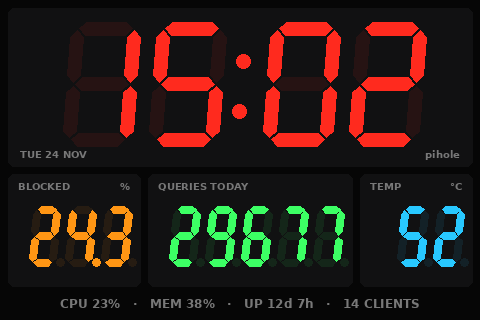

The Python source for this figure:
#!/usr/bin/env python3
"""Pi-hole LCD (480x320): seven-segment LEDs. Big red clock and LED readouts for blocked %, queries and temperature, unlit segments ghosted."""
import time, sqlite3, socket, psutil
from PIL import Image, ImageDraw, ImageFont
from datetime import datetime

# --- CONFIG ---
FB_DEV = "/dev/fb1"
WIDTH, HEIGHT = 480, 320
DB_PATH = "/etc/pihole/pihole-FTL.db"
UPDATE_INTERVAL = 4

# --- SYSTEM ---
def get_ip():
    try:
        s = socket.socket(socket.AF_INET, socket.SOCK_DGRAM)
        s.connect(("8.8.8.8", 80))
        ip = s.getsockname()[0]; s.close(); return ip
    except: return "N/A"

def get_hostname(): return socket.gethostname()

def get_temp():
    try: return int(open("/sys/class/thermal/thermal_zone0/temp").read()) / 1000
    except: return 0

def get_cpu(): return psutil.cpu_percent()

def get_mem(): return psutil.virtual_memory().percent

def get_uptime_short():
    """'12d 7h' when up for days, otherwise '7h 43m'."""
    try:
        t = int(float(open("/proc/uptime").read().split()[0]))
        d, h, m = t // 86400, (t // 3600) % 24, (t // 60) % 60
        return f"{d}d {h}h" if d else f"{h}h {m}m"
    except: return "N/A"

# --- PIHOLE ---
def get_stats():
    try:
        conn = sqlite3.connect(DB_PATH); c = conn.cursor()
        c.execute("""
        SELECT COUNT(*),
               SUM(CASE WHEN status=1 THEN 1 ELSE 0 END),
               SUM(CASE WHEN type=1 THEN 1 ELSE 0 END),
               MAX(timestamp)
        FROM queries
        WHERE timestamp >= strftime('%s','now','start of day');
        """)
        total, blocked, forwarded, last = c.fetchone()

        c.execute("SELECT COUNT(DISTINCT client) FROM queries WHERE timestamp >= strftime('%s','now','start of day');")
        clients = c.fetchone()[0]

        c.execute("""
        SELECT domain FROM queries
        WHERE status=1 AND timestamp >= strftime('%s','now','-1 day')
        GROUP BY domain
        ORDER BY MAX(timestamp) DESC
        LIMIT 7;
        """)
        last_blocked = [row[0] for row in c.fetchall()]
        conn.close()

        return {
            "total": total or 0,
            "blocked": blocked or 0,
            "forwarded": forwarded or 0,
            "blocked_pct": (blocked / total * 100) if total else 0,
            "forwarded_pct": (forwarded / total * 100) if total else 0,
            "clients": clients,
            "last": datetime.fromtimestamp(last).strftime("%H:%M") if last else "N/A",
            "last_blocked": last_blocked,
        }
    except Exception as e:
        print(e); return None

# --- HELPERS ---
def text(draw, x, y, s, c, f): draw.text((x, y), s, fill=c, font=f)

def text_w(draw, s, f): return draw.textbbox((0, 0), s, font=f)[2]

def text_right(draw, x, y, s, c, f): draw.text((x - text_w(draw, s, f), y), s, fill=c, font=f)

def text_center(draw, cx, y, s, c, f): draw.text((cx - text_w(draw, s, f) // 2, y), s, fill=c, font=f)

def fit(draw, s, f, maxw):
    """Trim s with an ellipsis so it fits maxw pixels."""
    if text_w(draw, s, f) <= maxw: return s
    while s and text_w(draw, s + "…", f) > maxw: s = s[:-1]
    return s + "…"

def panel(draw, box, fill, r=6):
    # rounded_rectangle needs Pillow >= 8.2; fall back to square corners
    if hasattr(draw, "rounded_rectangle"): draw.rounded_rectangle(box, radius=r, fill=fill)
    else: draw.rectangle(box, fill=fill)

# --- FONTS ---
FONT_PATH = "/usr/share/fonts/truetype/roboto/Roboto-Bold.ttf"
font_label = ImageFont.truetype(FONT_PATH, 10)
font_small = ImageFont.truetype(FONT_PATH, 12)

# --- SEVEN-SEGMENT DRAWING ---
# Digits are polygons, not a font, so they look like real LEDs at any size.
SEGMENTS = {
    "0": "abcdef", "1": "bc", "2": "abged", "3": "abgcd", "4": "fgbc",
    "5": "afgcd", "6": "afgedc", "7": "abc", "8": "abcdefg", "9": "abcdfg",
    "-": "g", " ": "",
}
SLANT = 0.08                     # italic lean, like most LED displays

def seg_polys(x, y, w, h, t):
    """The seven segment polygons of one digit cell, keyed a..g."""
    g = max(1, t // 5)
    xl, xr = x + t / 2, x + w - t / 2
    yt, ym, yb = y + t / 2, y + h / 2, y + h - t / 2
    def H(x0, x1, yc):
        return [(x0, yc), (x0 + t / 2, yc - t / 2), (x1 - t / 2, yc - t / 2),
                (x1, yc), (x1 - t / 2, yc + t / 2), (x0 + t / 2, yc + t / 2)]
    def V(xc, y0, y1):
        return [(xc, y0), (xc + t / 2, y0 + t / 2), (xc + t / 2, y1 - t / 2),
                (xc, y1), (xc - t / 2, y1 - t / 2), (xc - t / 2, y0 + t / 2)]
    polys = {
        "a": H(xl + g, xr - g, yt), "g": H(xl + g, xr - g, ym), "d": H(xl + g, xr - g, yb),
        "f": V(xl, yt + g, ym - g), "b": V(xr, yt + g, ym - g),
        "e": V(xl, ym + g, yb - g), "c": V(xr, ym + g, yb - g),
    }
    lean = lambda p: (p[0] + (y + h - p[1]) * SLANT, p[1])
    return {k: [lean(p) for p in v] for k, v in polys.items()}

_polys = {}                      # geometry cache: same cells every frame

def digit(draw, x, y, w, h, t, ch, on, off):
    key = (x, y, w, h, t)
    if key not in _polys: _polys[key] = seg_polys(x, y, w, h, t)
    lit = SEGMENTS.get(ch, "")
    for k, poly in _polys[key].items():
        draw.polygon(poly, fill=on if k in lit else off)

def dot(draw, x, y, r, color):
    draw.ellipse((x - r, y - r, x + r, y + r), fill=color)

def readout(draw, x_right, y, s, cells, w, h, t, gap, on, off):
    """Right-aligned LED number in `cells` digit cells; '.' lights a decimal point."""
    chars, points = [], set()
    for ch in s:
        if ch == "." and chars: points.add(len(chars) - 1)
        else: chars.append(ch)
    chars = [" "] * (cells - len(chars)) + chars[-cells:]
    shift = cells - len(s.replace(".", ""))
    points = {p + shift for p in points}
    x = x_right - cells * (w + gap) + gap
    for i, ch in enumerate(chars):
        digit(draw, x, y, w, h, t, ch, on, off)
        dot(draw, x + w + gap / 2, y + h - t / 2, t * 0.55, on if i in points else off)
        x += w + gap

# --- DRAW ---
BG    = (6, 6, 6)
PANEL = (17, 17, 18)
LABEL = (120, 120, 120)
RED   = (255, 42, 30)
AMBER = (255, 150, 20)
GREEN = (60, 255, 100)
CYAN  = (40, 200, 255)

def ghost(c, k=0.09):
    return tuple(int(v * k + b * (1 - k)) for v, b in zip(c, PANEL))

def lit_panel(draw, box, label, sub=""):
    panel(draw, box, PANEL)
    text(draw, box[0] + 10, box[1] + 6, label, LABEL, font_label)
    if sub: text_right(draw, box[2] - 10, box[1] + 6, sub, LABEL, font_label)

def draw_screen(stats):
    cpu, temp, mem = get_cpu(), get_temp(), get_mem()
    ALERT = cpu > 80 or temp > 70
    now = datetime.now()

    img = Image.new("RGB", (WIDTH, HEIGHT), BG)
    draw = ImageDraw.Draw(img)

    # clock: HH:MM (steady colon, so unchanged frames can be skipped)
    panel(draw, (8, 8, WIDTH - 8, 166), PANEL)
    W, Hh, T, GAP = 70, 124, 13, 16
    x0 = (WIDTH - (4 * W + 2 * GAP + 44)) // 2
    hh, mm = now.strftime("%H"), now.strftime("%M")
    off = ghost(RED)
    for i, ch in enumerate(hh):
        digit(draw, x0 + i * (W + GAP), 22, W, Hh, T, ch, RED, off)
    cx = x0 + 2 * W + GAP + 22
    dot(draw, cx + 3, 22 + Hh * 0.32, 7, RED)
    dot(draw, cx - 1, 22 + Hh * 0.72, 7, RED)
    for i, ch in enumerate(mm):
        digit(draw, cx + 22 + i * (W + GAP), 22, W, Hh, T, ch, RED, off)
    text(draw, 20, 148, now.strftime("%a %d %b").upper(), LABEL, font_label)
    text_right(draw, WIDTH - 20, 148, get_hostname(), LABEL, font_label)

    # readouts
    w, h, t, gap = 27, 60, 7, 9
    y0, y1 = 174, 286
    dy = y0 + 32
    lit_panel(draw, (8, y0, 140, y1), "BLOCKED", "%")
    pct = f"{stats['blocked_pct']:.1f}" if stats else "---"
    readout(draw, 140 - 12, dy, pct, 3, w, h, t, gap, AMBER, ghost(AMBER))

    total = stats["total"] if stats else None
    big = total is not None and total > 99999
    lit_panel(draw, (148, y0, 352, y1), "QUERIES TODAY", "×1000" if big else "")
    q = "-----" if total is None else f"{total / 1000:.1f}" if big else f"{total}"
    readout(draw, 352 - 12, dy, q, 5, w, h, t, gap, GREEN, ghost(GREEN))

    tc = RED if temp > 70 else CYAN
    lit_panel(draw, (360, y0, WIDTH - 8, y1), "TEMP", "°C")
    readout(draw, WIDTH - 8 - 12, dy, f"{min(99, round(temp))}", 2, w, h, t, gap, tc, ghost(tc))

    line = f"CPU {cpu:.0f}%   ·   MEM {mem:.0f}%   ·   UP {get_uptime_short()}"
    if stats: line += f"   ·   {stats['clients']} CLIENTS"
    text_center(draw, WIDTH // 2, 296, line, RED if ALERT else LABEL, font_small)
    return img

# --- FB ---
from PIL import ImageChops

# RGB565 split into its high and low byte, per channel (lookup tables)
_R_HI = [v & 0xF8 for v in range(256)]
_G_HI = [v >> 5 for v in range(256)]
_G_LO = [(v & 0x1C) << 3 for v in range(256)]
_B_LO = [v >> 3 for v in range(256)]
FB_REFRESH = 60          # rewrite an unchanged frame at least this often (seconds)
_last_frame, _last_write = None, 0.0

def write_fb(img):
    """Send img to the framebuffer as little-endian RGB565 in a single write.
    Unchanged frames are skipped (but rewritten every FB_REFRESH seconds)."""
    global _last_frame, _last_write
    r, g, b = img.convert("RGB").split()
    hi = ImageChops.add(r.point(_R_HI), g.point(_G_HI))
    lo = ImageChops.add(g.point(_G_LO), b.point(_B_LO))
    frame = Image.merge("LA", (lo, hi)).tobytes()
    if frame == _last_frame and time.time() - _last_write < FB_REFRESH:
        return
    with open(FB_DEV, "wb") as f:
        f.write(frame)
    _last_frame, _last_write = frame, time.time()

# --- CPU SAVING ---
# Pi-hole numbers change slowly: query the database at most every STATS_TTL
# seconds and reuse the result for the frames in between.
STATS_TTL = 30

def _every(seconds, fn):
    cache = {"t": 0.0, "v": None}
    def wrapper(*args):
        if cache["v"] is None or time.time() - cache["t"] >= seconds:
            cache["v"], cache["t"] = fn(*args), time.time()
        return cache["v"]
    return wrapper

get_stats = _every(STATS_TTL, get_stats)

# --- LOOP ---
if __name__ == "__main__":
    while True:
        write_fb(draw_screen(get_stats()))
        time.sleep(UPDATE_INTERVAL)
